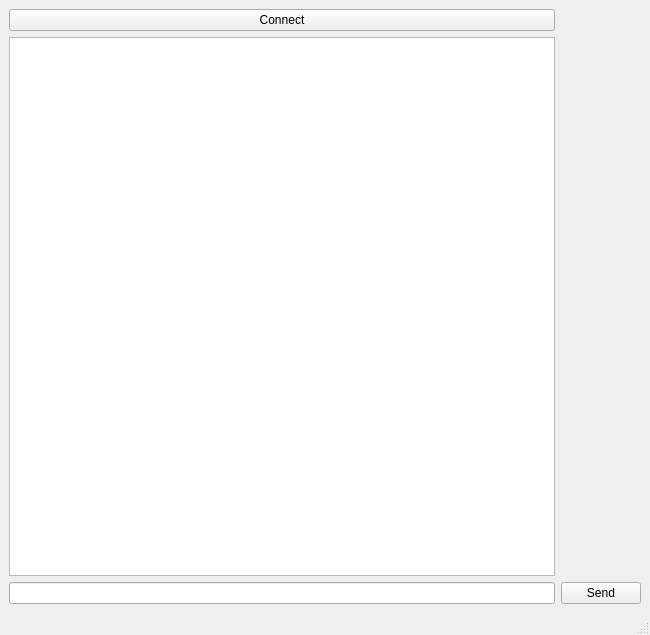
<?xml version="1.0" encoding="UTF-8"?>
<ui version="4.0">
 <class>MainWindow</class>
 <widget class="QMainWindow" name="MainWindow">
  <property name="geometry">
   <rect>
    <x>0</x>
    <y>0</y>
    <width>650</width>
    <height>635</height>
   </rect>
  </property>
  <property name="windowTitle">
   <string>MainWindow</string>
  </property>
  <widget class="QWidget" name="centralwidget">
   <layout class="QGridLayout" name="gridLayout_2">
    <item row="0" column="0">
     <layout class="QGridLayout" name="gridLayout">
      <item row="0" column="0">
       <widget class="QPushButton" name="connectButton">
        <property name="text">
         <string>Connect</string>
        </property>
       </widget>
      </item>
      <item row="1" column="0">
       <widget class="QTextBrowser" name="textBrowser"/>
      </item>
      <item row="2" column="0">
       <widget class="QLineEdit" name="sendLineEdit"/>
      </item>
      <item row="2" column="1">
       <widget class="QPushButton" name="sendButton">
        <property name="text">
         <string>Send</string>
        </property>
       </widget>
      </item>
     </layout>
    </item>
   </layout>
  </widget>
  <widget class="QMenuBar" name="menubar">
   <property name="geometry">
    <rect>
     <x>0</x>
     <y>0</y>
     <width>650</width>
     <height>21</height>
    </rect>
   </property>
  </widget>
  <widget class="QStatusBar" name="statusbar"/>
 </widget>
 <resources/>
 <connections/>
</ui>
